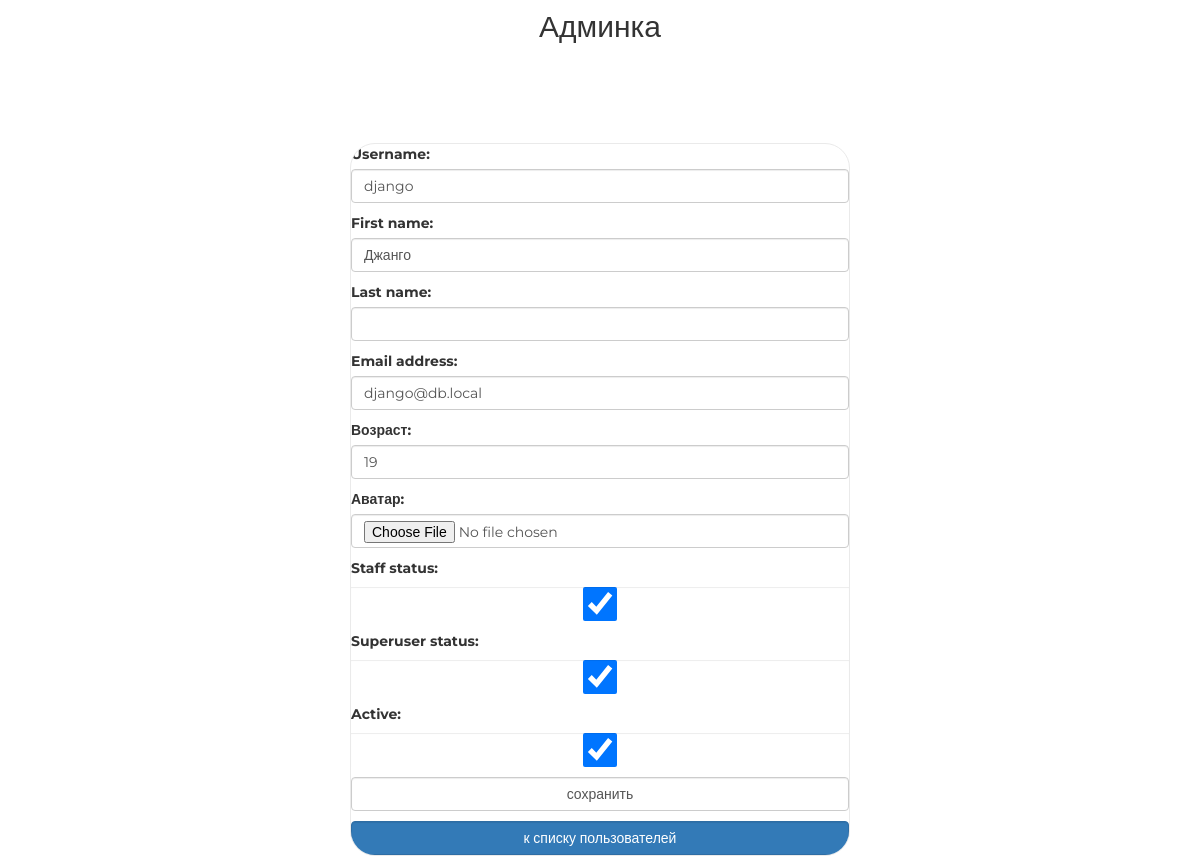
Page /myadmin/user/update/1/ (signed in) on the committed database.
### authapp/models.py (models this page shows, shortened)
class ShopUser(AbstractUser):
    age = models.PositiveIntegerField('возраст', null=True)
    avatar = models.ImageField('аватар', upload_to='avatars', blank=True)

### adminapp/views.py (the view)
# urls.py: path('user/update/<int:user_pk>/', adminapp.user_update, name='user_update'),
@user_passes_test(lambda x: x.is_superuser)
def user_update(request, user_pk):
    user = get_object_or_404(get_user_model(), pk=user_pk)
    if request.method == 'POST':
        user_form = AdminShopUserUpdateForm(request.POST, request.FILES, instance=user)
        if user_form.is_valid():
            user_form.save()
            return HttpResponseRedirect(reverse('myadmin:index'))
    else:
        user_form = AdminShopUserUpdateForm(instance=user)
    context = {
        'page_title': 'админка/пользователи/редактирование',
        'form': user_form
    }
    return render(request, 'adminapp/user_update.html', context)

### adminapp/forms.py (shortened to what this page needs)
class AdminShopUserUpdateForm(UserChangeForm):
    class Meta:
        model = get_user_model()
        fields = ('username', 'first_name', 'last_name', 'password',
                  'email', 'age', 'avatar',
                  'is_staff', 'is_superuser', 'is_active')
    def __init__(self, *args, **kwargs):
        super().__init__(*args, **kwargs)
        for field_name, field in self.fields.items():
            field.widget.attrs['class'] = f'form-control {field_name}'
            field.help_text = ''
            if field_name == 'password':
                field.widget = HiddenInput()

### adminapp/templates/adminapp/user_update.html (shortened to what this page needs)
{% extends 'adminapp/base.html' %}
{% load static %}
{% block container %}
    <div class="login">
        <form class="form-horizontal" method="post" enctype="multipart/form-data">
            {{ form.as_p }}
            <input class="form-control" type="submit" value="сохранить">
        </form>
        <a href="{% url 'myadmin:index' %}"
           class="btn btn-primary form-control last">
            к списку пользователей
        </a>
    </div>
{% endblock %}

### static/css/style.css (style rules this page uses)
* { margin: 0; padding: 0; }
body { font-family: 'Montserrat', sans-serif; }
html, body { height: 100%; }
.login { background: #fff; border: 1px solid #eaeaea; border-radius: 25px; overflow: hidden; width: 28em; min-width: 500px; margin: 100px auto; position: relative; display: block; }
.login .form-control[type="submit"] { margin: 10px auto; }
.login form { margin-bottom: 10px; }

### rows in the picture
ShopUser: username "django", first_name "Джанго", email "django@db.local", age "19", is_staff "☑", is_superuser "☑", is_active "☑"
